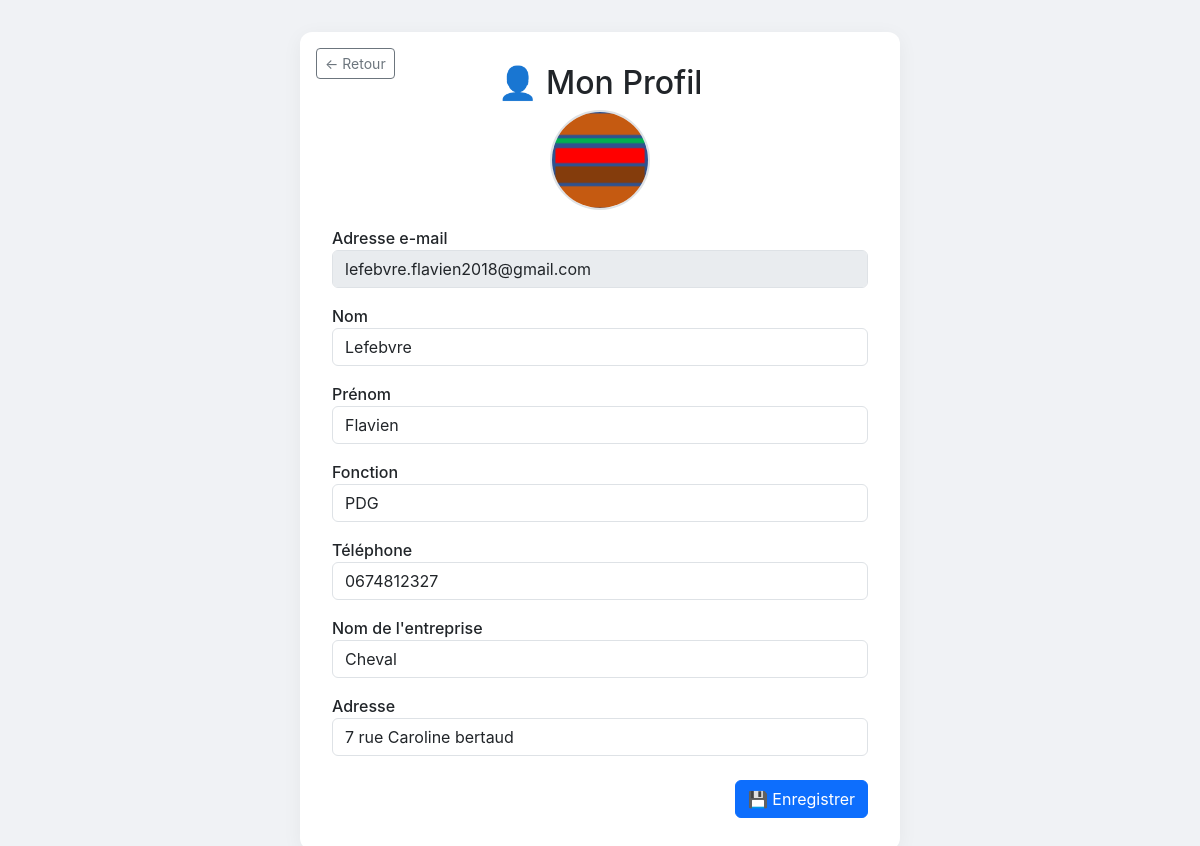
Screenshot of /profil/1 (signed in) with the database file from the repository.
### models.py (models this page shows, shortened)
class User(db.Model, UserMixin):
    id = db.Column(db.Integer, primary_key=True)
    username = db.Column(db.String(64), nullable=False)
    email = db.Column(db.String(120), unique=True, nullable=False)
    password = db.Column(db.String(128), nullable=False)
    role = db.Column(db.String(10), default='user')
    confirmed = db.Column(db.Boolean, default=False)
    entreprise = db.Column(db.String(100))
    adresse = db.Column(db.String(200))
    logo = db.Column(db.String(200))  # nom du fichier dans /static/uploads
    nom = db.Column(db.String(100))
    prenom = db.Column(db.String(100))
    fonction = db.Column(db.String(100))
    telephone = db.Column(db.String(20))
    taches = db.relationship('Tache', backref='user', lazy='dynamic')
    risques = db.relationship('Risque', backref='user', lazy=True)
    sections = db.relationship('Section', backref='user', lazy=True)
    abonnements = db.relationship('Abonnement', back_populates='user', lazy='dynamic')
    messages = db.relationship('Message', backref='user', lazy='dynamic')

### app.py (the view, shortened to what this page needs)
@app.route('/profil/<int:id>', methods=['GET', 'POST'])
@login_required
def profil(id):
    if current_user.id != id:
        flash("⛔ Accès non autorisé.", "danger")
        return redirect(url_for('dashboard'))
    user = current_user
    return render_template('profil.html', user=user)

### app.py (called while the page is built)
@login_manager.user_loader
def load_user(user_id):
    return User.query.get(int(user_id))

### templates/profil.html (shortened to what this page needs)
<!DOCTYPE html>
<html lang="fr">
<head>
    <link href="https://cdn.jsdelivr.net/npm/bootstrap@5.3.0/dist/css/bootstrap.min.css" rel="stylesheet">
</head>
<body>
<div class="profile-container">
    <a href="{{ url_for('dashboard') }}" class="btn btn-outline-secondary btn-sm btn-retour">← Retour</a>
    <h2>👤 Mon Profil</h2>
    <form method="POST" action="{{ url_for('profil', id=user.id) }}" enctype="multipart/form-data">
        <label for="logo" title="Cliquez pour changer le logo">
            <img src="{{ url_for('static', filename='uploads/' + user.logo) if user.logo else url_for('static', filename='default_logo.png') }}" alt="Logo de l'entreprise" class="profile-image" id="logoPreview">
        </label>
        <div class="form-group mb-3 text-start">
            <label for="email">Adresse e-mail</label>
            <input type="email" class="form-control" id="email" name="email" value="{{ user.email }}" readonly>
        </div>
        <div class="form-group mb-3 text-start">
            <label for="nom">Nom</label>
            <input type="text" class="form-control" id="nom" name="nom" value="{{ user.nom or '' }}">
        </div>
        <div class="form-group mb-3 text-start">
            <label for="prenom">Prénom</label>
            <input type="text" class="form-control" id="prenom" name="prenom" value="{{ user.prenom or '' }}">
        </div>
        <div class="form-group mb-3 text-start">
            <label for="fonction">Fonction</label>
            <input type="text" class="form-control" id="fonction" name="fonction" value="{{ user.fonction or '' }}">
        </div>
        <div class="form-group mb-3 text-start">
            <label for="telephone">Téléphone</label>
            <input type="text" class="form-control" id="telephone" name="telephone" value="{{ user.telephone or '' }}">
        </div>
        <div class="form-group mb-3 text-start">
            <label for="entreprise">Nom de l'entreprise</label>
            <input type="text" class="form-control" id="entreprise" name="entreprise" value="{{ user.entreprise or '' }}">
        </div>
        <div class="form-group mb-4 text-start">
            <label for="adresse">Adresse</label>
            <input type="text" class="form-control" id="adresse" name="adresse" value="{{ user.adresse or '' }}">
        </div>
        <div class="text-end">
            <button type="submit" class="btn btn-primary">💾 Enregistrer</button>
        </div>
    </form>
</div>
</body>
</html>

### templates/profil.html (style rules this page uses)
body { background-color: #f0f2f5; font-family: 'Inter', sans-serif; padding: 2rem; }
.profile-container { max-width: 600px; margin: auto; background: white; padding: 2rem; border-radius: 12px; box-shadow: 0 4px 20px rgba(0, 0, 0, 0.05); text-align: center; position: relative; }
.profile-image { width: 100px; height: 100px; object-fit: cover; border-radius: 50%; cursor: pointer; border: 2px solid #dee2e6; margin-bottom: 1rem; }
.form-group label { font-weight: 500; text-align: left; display: block; }
.form-control[readonly] { background-color: #e9ecef; }
.btn-retour { position: absolute; left: 1rem; top: 1rem; }

### rows the page displays
User: logo (picture), email "lefebvre.flavien2018@gmail.com", nom "Lefebvre", prenom "Flavien", fonction "PDG", telephone "0674812327", entreprise "Cheval", adresse "7 rue Caroline bertaud"
